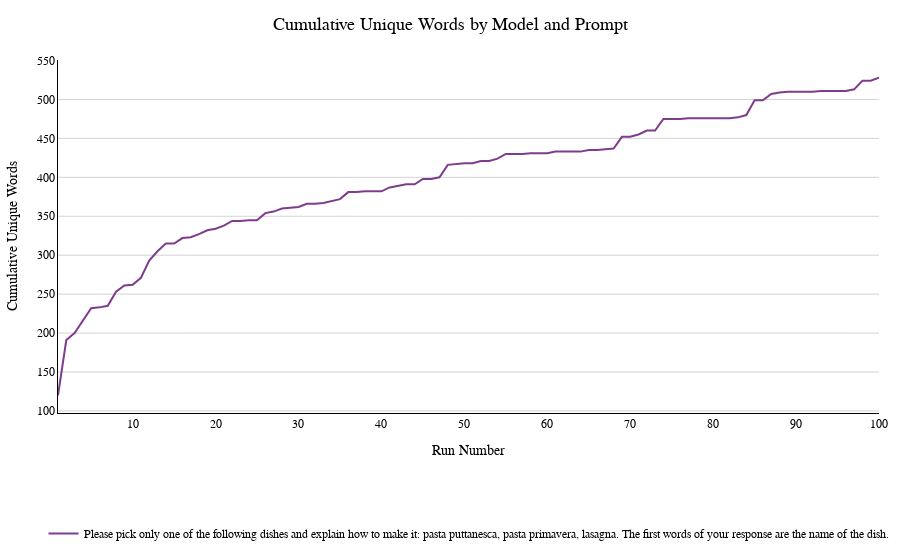

Notebook code for this chart:
### Code cell
create_line_plot(df_responses, 'run_number', 'CumulativeUniqueWords', 'Cumulative Unique Words by Model and Prompt', 'Cumulative Unique Words')

### Figure 1 — Plotly figure (JSON) as saved in the notebook; plotly's stock layout.template omitted (floating-point values rounded to 4 significant figures)
{"data": [{"hovertemplate": "original_prompt=Please pick only one of the following dishes and explain how to make it: pasta puttanesca, pasta primavera, lasagna. The first words of your response are the name of the dish.<br>run_number=%{x}<br>CumulativeUniqueWords=%{y}<extra></extra>", "legendgroup": "Please pick only one of the following dishes and explain how to make it: pasta puttanesca, pasta primavera, lasagna. The first words of your response are the name of the dish.", "line": {"color": "rgb(127, 60, 141)", "dash": "solid", "width": 2}, "marker": {"opacity": 0.7, "size": 7, "symbol": "circle"}, "mode": "lines", "name": "Please pick only one of the following dishes and explain how to make it: pasta puttanesca, pasta primavera, lasagna. The first words of your response are the name of the dish.", "orientation": "v", "showlegend": true, "type": "scatter", "x": [1, 2, 3, 4, 5, 6, 7, 8, 9, 10, 11, 12, 13, 14, 15, 16, 17, 18, 19, 20, 21, 22, 23, 24, 25, 26, 27, 28, 29, 30, 31, 32, 33, 34, 35, 36, 37, 38, 39, 40, 41, 42, 43, 44, 45, 46, 47, 48, 49, 50, 51, 52, 53, 54, 55, 56, 57, 58, 59, 60, 61, 62, 63, 64, 65, 66, 67, 68, 69, 70, 71, 72, 73, 74, 75, 76, 77, 78, 79, 80, 81, 82, 83, 84, 85, 86, 87, 88, 89, 90, 91, 92, 93, 94, 95, 96, 97, 98, 99, 100], "xaxis": "x", "y": [120, 191, 200, 216, 232, 233, 235, 253, 261, 262, 271, 293, 305, 315, 315, 322, 323, 327, 332, 334, 338, 344, 344, 345, 345, 354, 356, 360, 361, 362, 366, 366, 367, 370, 372, 381, 381, 382, 382, 382, 387, 389, 391, 391, 398, 398, 400, 416, 417, 418, 418, 421, 421, 424, 430, 430, 430, 431, 431, 431, 433, 433, 433, 433, 435, 435, 436, 437, 452, 452, 455, 460, 460, 475, 475, 475, 476, 476, 476, 476, 476, 476, 477, 480, 499, 499, 507, 509, 510, 510, 510, 510, 511, 511, 511, 511, 513, 524, 524, 528], "yaxis": "y"}], "layout": {"autosize": true, "font": {"color": "black", "family": "Helvetica, sans-serif", "size": 12}, "legend": {"orientation": "h", "title": {"text": ""}, "tracegroupgap": 0, "x": 0.5, "xanchor": "center", "y": -0.3, "yanchor": "top"}, "margin": {"b": 40, "l": 20, "r": 20, "t": 60}, "plot_bgcolor": "white", "title": {"font": {"color": "black", "family": "Arial, sans-serif", "size": 18}, "text": "Cumulative Unique Words by Model and Prompt", "x": 0.5}, "xaxis": {"anchor": "y", "autorange": true, "domain": [0, 1], "linecolor": "black", "range": [1, 100], "showgrid": false, "showline": true, "tickformat": ",", "title": {"text": "Run Number"}, "type": "linear"}, "yaxis": {"anchor": "x", "autorange": true, "domain": [0, 1], "gridcolor": "lightgray", "linecolor": "black", "range": [97.33, 550.7], "showgrid": true, "tickformat": ",", "title": {"text": "Cumulative Unique Words"}, "type": "linear"}}}
